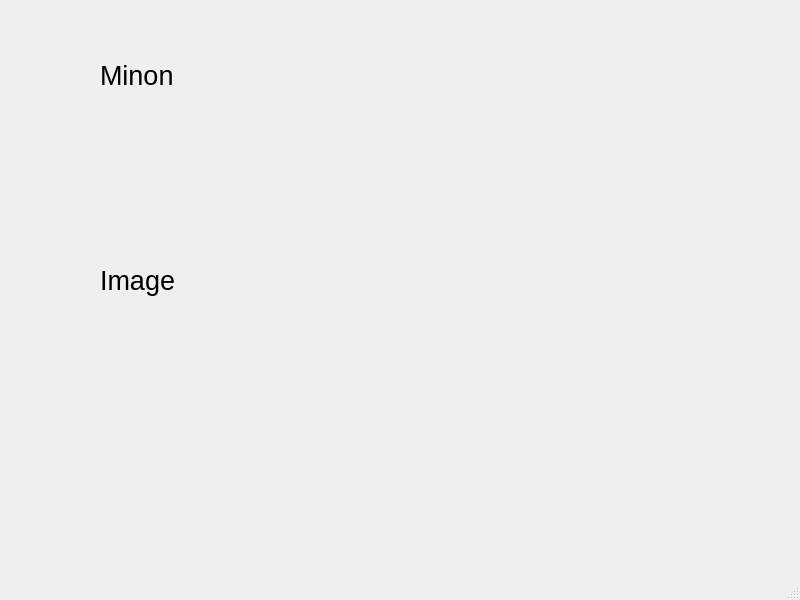
<?xml version="1.0" encoding="UTF-8"?>
<ui version="4.0">
 <class>MainWindow</class>
 <widget class="QMainWindow" name="MainWindow">
  <property name="geometry">
   <rect>
    <x>0</x>
    <y>0</y>
    <width>800</width>
    <height>600</height>
   </rect>
  </property>
  <property name="windowTitle">
   <string>MainWindow</string>
  </property>
  <widget class="QWidget" name="centralwidget">
   <widget class="QLabel" name="labelMinion">
    <property name="geometry">
     <rect>
      <x>100</x>
      <y>60</y>
      <width>421</width>
      <height>31</height>
     </rect>
    </property>
    <property name="font">
     <font>
      <pointsize>20</pointsize>
     </font>
    </property>
    <property name="text">
     <string>Minon</string>
    </property>
   </widget>
   <widget class="QLabel" name="labelImasge">
    <property name="geometry">
     <rect>
      <x>100</x>
      <y>140</y>
      <width>401</width>
      <height>281</height>
     </rect>
    </property>
    <property name="font">
     <font>
      <pointsize>20</pointsize>
     </font>
    </property>
    <property name="text">
     <string>Image</string>
    </property>
    <property name="scaledContents">
     <bool>true</bool>
    </property>
   </widget>
  </widget>
  <widget class="QMenuBar" name="menubar">
   <property name="geometry">
    <rect>
     <x>0</x>
     <y>0</y>
     <width>800</width>
     <height>22</height>
    </rect>
   </property>
  </widget>
  <widget class="QStatusBar" name="statusbar"/>
 </widget>
 <resources/>
 <connections/>
</ui>
